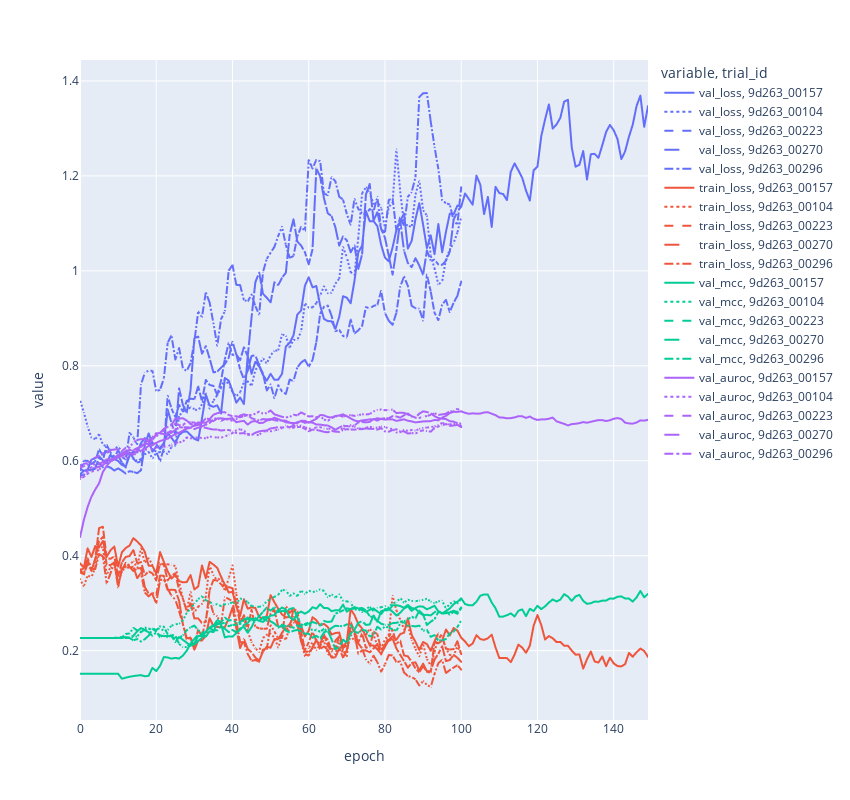

The code cell stored with this chart in its notebook:
### Code cell
# Aca me quedo con los 5 mejores trials en base al auroc de validacion
best_5_id_mcc = result_df.sort_values("val_mcc",ascending=False).head(5).index
top_5_results = training_data_experiment(experiment_path,best_5_id_mcc,["val_loss","train_loss","val_mcc","val_auroc"],windows_size=8)
fig = plot_training_curve_single_model(top_5_results)
fig
